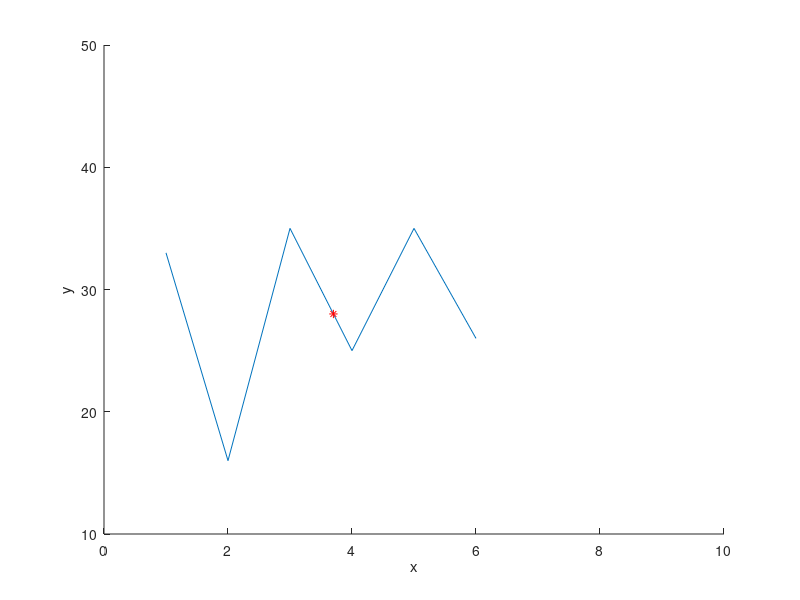

MATLAB code for this plot:
x = [1 2 3 4 5 6];
y = [33 16 35 25 35 26];
%value for fx to find
x_int = 3.7; 
%% using formula
for i=2:7
    if(x_int <= x(i))
        i=i-1;
        f=(y(i+1)*(x_int - x(i))-y(i)*(x_int-x(i+1)))/(x(i+1)-x(i));
        break;
    end   
end
%% result
x_int
f
%% ploting the graph
hold on
plot(x, y, x_int, f,'r*')
axis([0 10 10 50])
xlabel('x')
ylabel('y')